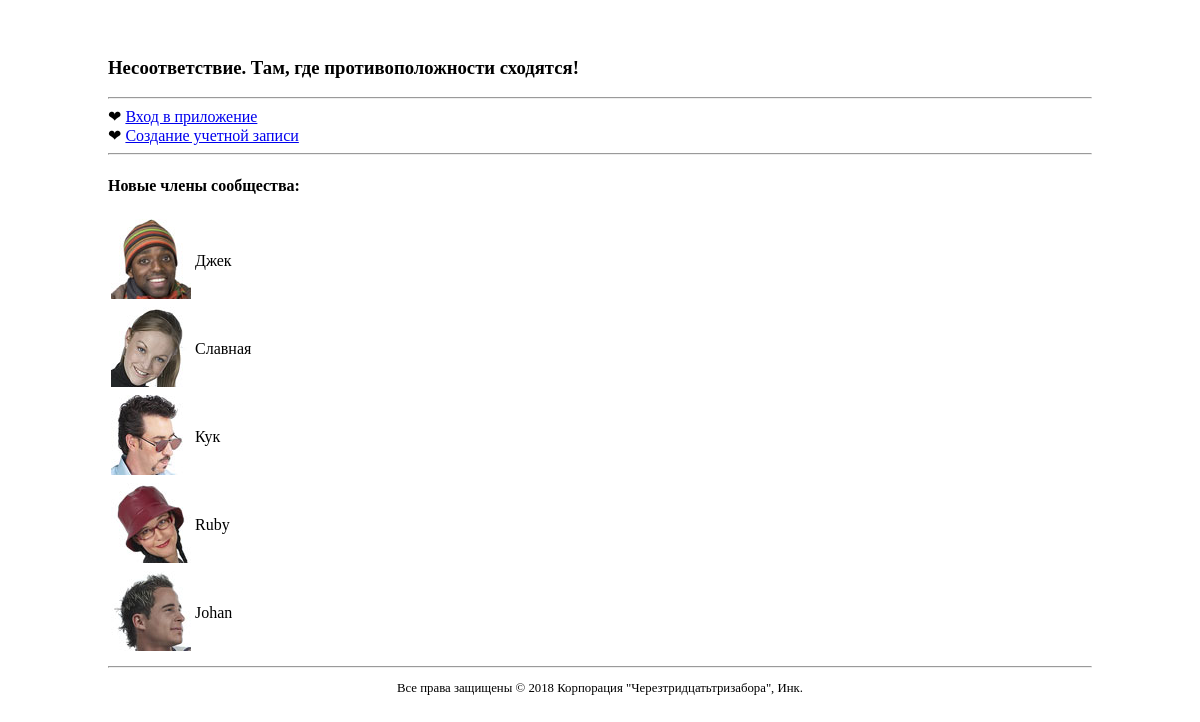
Page /mismatch/index.php on the earlier database version.
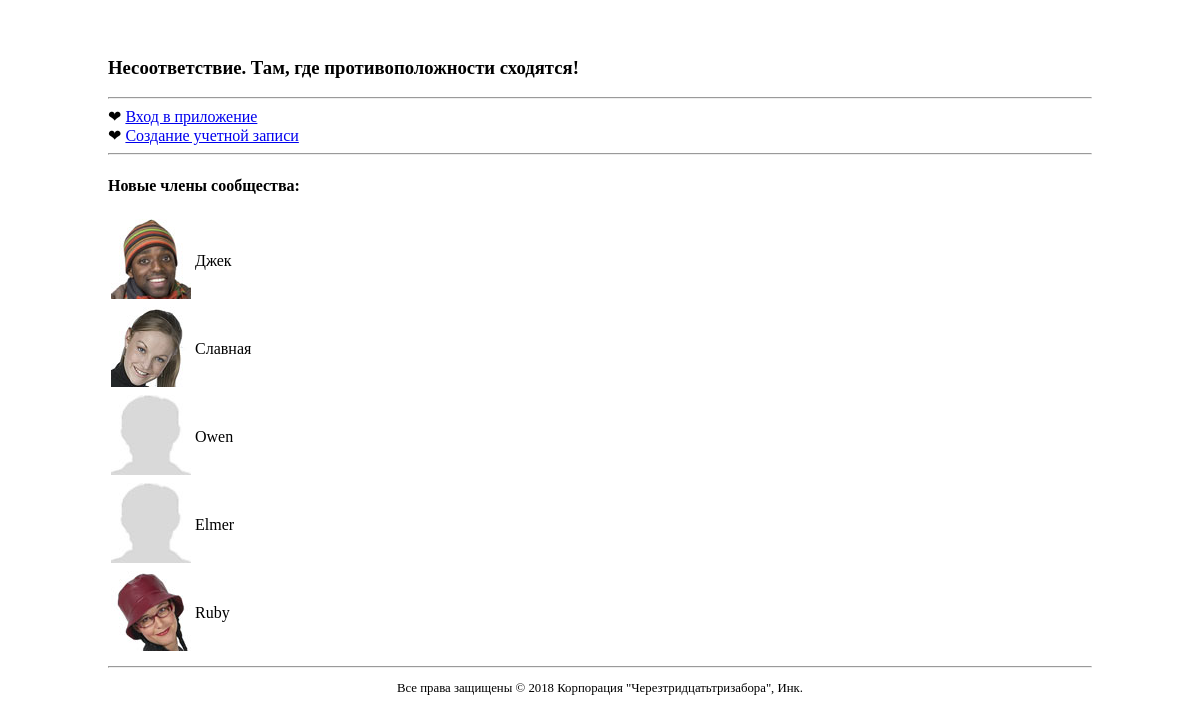
Same page on the later database version.
### tables this page shows
CREATE TABLE `mismatch_user` (
  `user_id` int(11) NOT NULL,
  `username` varchar(32) NOT NULL,
  `password` varchar(40) NOT NULL,
  `join_date` datetime DEFAULT NULL,
  `first_name` varchar(32) DEFAULT NULL,
  `last_name` varchar(32) DEFAULT NULL,
  `gender` varchar(1) DEFAULT NULL,
  `birthdate` date DEFAULT NULL,
  `city` varchar(32) DEFAULT NULL,
  `state` varchar(20) DEFAULT NULL,
  `picture` varchar(32) DEFAULT NULL
);

### mismatch/index.php (the view, shortened to what this page needs)
<?php
    $page_title = 'Там, где противоположности сходятся!';
    require_once('header.php');
    require_once('navmenu.php');
    require_once('connectvars.php');
  $query = "SELECT user_id, first_name, picture FROM mismatch_user WHERE first_name IS NOT NULL ORDER BY join_date DESC LIMIT 5";
  $data = mysqli_query($dbc, $query);
  echo '<h4>Новые члены сообщества:</h4>';
  echo '<table>';
  while ($row = mysqli_fetch_array($data)) {
    if (is_file(MM_UPLOADPATH . $row['picture']) && filesize(MM_UPLOADPATH . $row['picture']) > 0) {
      echo '<tr><td><img src="' . MM_UPLOADPATH . $row['picture'] . '" alt="' . $row['first_name'] . '" /></td>';
    }
    else {
      echo '<tr><td><img src="' . MM_UPLOADPATH . 'nopic.jpg' . '" alt="' . $row['first_name'] . '" /></td>';
    }
    if (isset($_SESSION['user_id'])) {
      echo '<td><a href="viewprofile.php?user_id=' . $row['user_id'] . '">' . $row['first_name'] . '</a></td></tr>';
    }
    else {
      echo '<td>' . $row['first_name'] . '</td></tr>';
    }
  }
  echo '</table>';
?>
<?php
    require_once('footer.php');
?>

### mismatch/header.php (shortened to what this page needs)
<!DOCTYPE html>
<html lang="ru">
<head>
  <link rel="stylesheet" type="text/css" href="style.css" />
</head>
<body>
<?php
  echo '<h3>Несоответствие. ' . $page_title . '</h3>';
?>

### mismatch/navmenu.php
<?php
    echo '<hr />';
    if (isset($_SESSION['username'])) {
        echo '&#10084; <a href="index.php">Главная</a><br />';
        echo '&#10084; <a href="viewprofile.php">Просмотр профиля</a><br />';
        echo '&#10084; <a href="editprofile.php">Редактирование профиля</a><br />';
        echo '&#10084; <a href="questionnaire.php">Анкета</a><br />';
        echo '&#10084; <a href="mymismatch.php">Мое несоответствие</a><br />';
        echo '&#10084; <a href="logout.php">Выход из приложения (' . $_SESSION['username'] . ') </a>';
    }else {
        echo '&#10084; <a href="login.php">Вход в приложение</a><br />';
        echo '&#10084; <a href="signup.php">Создание учетной записи</a>';
    }
    echo '<hr />';
  ?>

### mismatch/footer.php
        <hr />
        <p class="footer"> Все права защищены &copy; 2018 Корпорация "Черезтридцатьтризабора", Инк.</p>
    </body>
</html>

### mismatch/style.css (style rules this page uses)
body { height: 100%; padding: 30px 100px; }
.footer { text-align: center; font-size: 80%; }

Differences in the rows shown:
removed mismatch_user: picture (picture), first_name "Кук"
no longer on this page (row unchanged): mismatch_user: picture (picture), first_name "Johan"
added mismatch_user: first_name "Owen"
added mismatch_user: first_name "Elmer"
